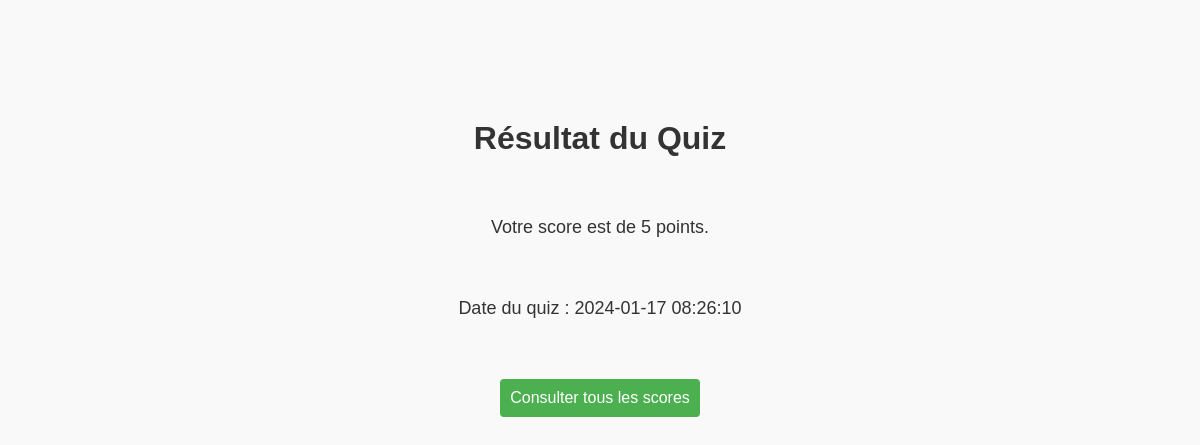
Page /resultat_quiz.php on the earlier database version.
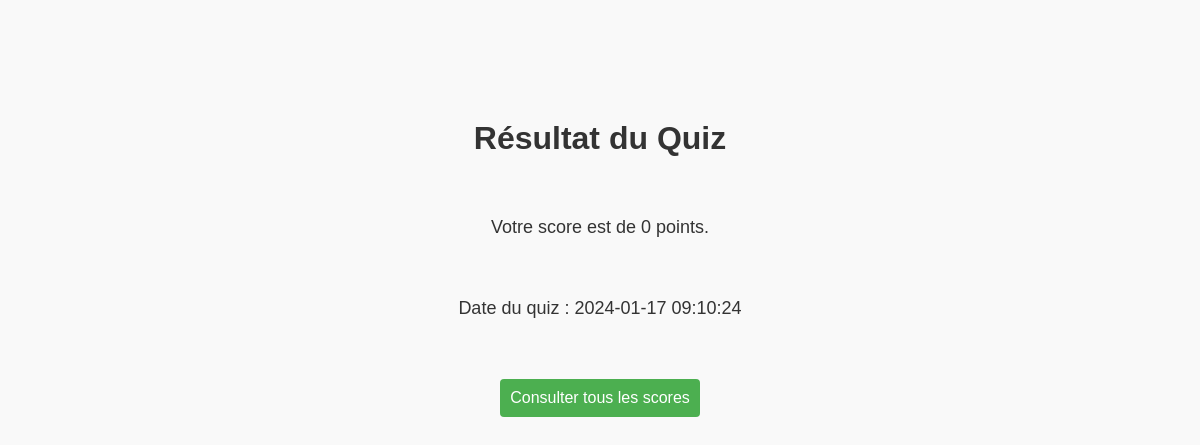
Same page on the later database version.
### tables this page shows
CREATE TABLE scores (
        id INTEGER PRIMARY KEY,
        participant_id INTEGER,
        score INTEGER,
        time INTEGER,
        FOREIGN KEY (participant_id) REFERENCES participants(idP));

### resultat_quiz.php (the view, shortened to what this page needs)
<!DOCTYPE html>
<html lang="fr">
<head>
    <link rel="stylesheet" type="text/css" href="css/resultat.css">
</head>
<body>
    <h1>Résultat du Quiz</h1>
    <?php
    try {
        $file_db = new PDO('sqlite:contacts.sqlite3');
        $file_db->setAttribute(PDO::ATTR_ERRMODE, PDO::ERRMODE_WARNING);
        $result = $file_db->query("SELECT * FROM scores ORDER BY id DESC LIMIT 1")->fetch(PDO::FETCH_ASSOC);
        if ($result) {
            echo '<p>Votre score est de ' . $result['score'] . ' points.</p>';
            echo '<p>Date du quiz : ' . date('Y-m-d H:i:s', $result['time']) . '</p>';
            echo '<a href="consulter_scores.php"><button>Consulter tous les scores</button></a>';
        } else {
            echo '<p>Aucun score disponible.</p>';
        }
    } catch (PDOException $ex) {
        echo $ex->getMessage();
    }
    ?>
</body>
</html>

Differences in the rows shown:
no longer on this page (row edited): scores: score "5", time "2024-01-17 08:26:10"
added scores: score "0", time "2024-01-17 09:10:24"
